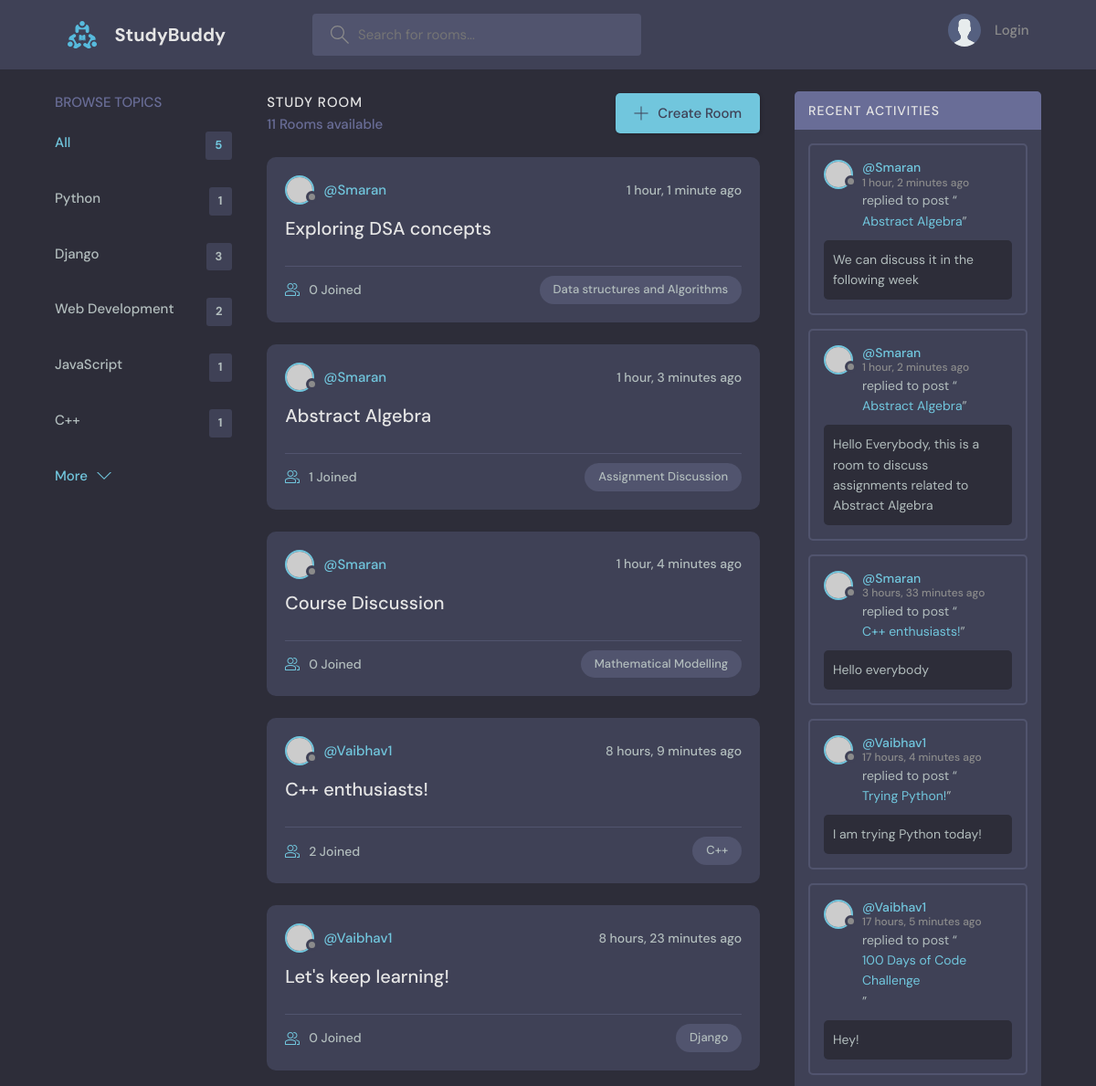
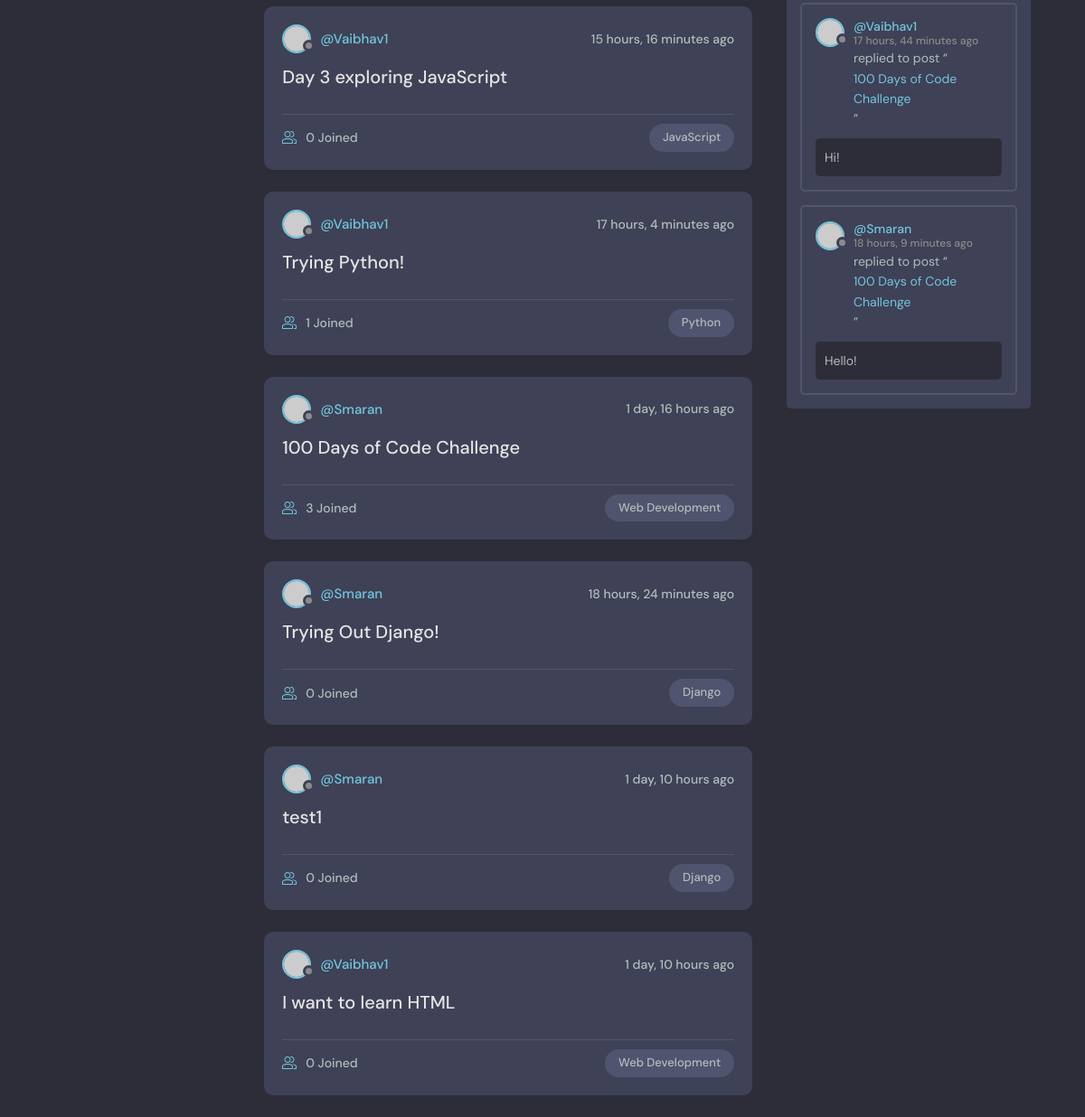
The page / on the database its author committed (2 pictures, top to bottom).
### base/models.py (models this page shows, shortened)
class Topic(models.Model):
    name = models.CharField(max_length=200)

class Room(models.Model):
    host  = models.ForeignKey(User, on_delete = models.SET_NULL, null=True)
    topic = models.ForeignKey(Topic, on_delete = models.SET_NULL, null=True)
    name = models.CharField(max_length=200)
    description = models.TextField(null = True, blank=True)
    participants = models.ManyToManyField(User, related_name='participants', blank=True)
    updated = models.DateTimeField(auto_now = True)
    created = models.DateTimeField(auto_now_add=True)
    class Meta:
        ordering = ['-updated', '-created']
    def __str__(self):
        return self.name

class Message(models.Model):
    user = models.ForeignKey(User, on_delete = CASCADE)
    room = models.ForeignKey(Room, on_delete = models.CASCADE)
    body = models.TextField()
    updated = models.DateTimeField(auto_now = True)
    created = models.DateTimeField(auto_now_add=True)
    class Meta:
        ordering = ['-updated', '-created']

### base/views.py (the view)
# urls.py: path('', views.home, name = 'home'),
def home(request):
    q = request.GET.get('q') if request.GET.get('q')!= None else ''
    rooms = Room.objects.filter(Q(topic__name__icontains=q) |
                                Q(name__icontains=q) |
                                Q(description__icontains=q)
                                )
    topics = Topic.objects.all()[0:5]
    room_count = rooms.count()
    room_messages = Message.objects.filter(Q(room__topic__name__icontains=q))
    context = {'rooms' : rooms, 'topics': topics, 'room_count': room_count, 'room_messages': room_messages}
    return render(request, 'base/home.html', context)

### base/templates/base/home.html (shortened to what this page needs)
{% extends 'main.html' %}
{% block content %}
  <main class="layout layout--3">
    <div class="container">
      {% include 'base/topics_component.html' %}
      <div class="roomList">
        <div class="roomList__header">
          <div>
            <h2>Study Room</h2>
            <p>{{room_count}} Rooms available</p>
          </div>
          <a class="btn btn--main" href="{% url 'create-room' %}">
            <svg version="1.1" xmlns="http://www.w3.org/2000/svg" width="32" height="32" viewBox="0 0 32 32">
              <title>add</title>
              <path
                d="M16.943 0.943h-1.885v14.115h-14.115v1.885h14.115v14.115h1.885v-14.115h14.115v-1.885h-14.115v-14.115z"
              ></path>
            </svg>
            Create Room
          </a>
        </div>
        {% include 'base/field_component.html' %}
      </div>
      {% include 'base/activity_component.html' %}
    </div>
  </main>
  {% endblock content %}

### base/templates/base/topics_component.html
    <div class="topics">
    <div class="topics__header">
      <h2>Browse Topics</h2>
    </div>
    <ul class="topics__list">
      <li>
        <a href="{% url 'home' %}" class="active">All <span>{{topics.count}}</span></a>
      </li>
      {% for topic in topics %}
      <li>
        <a href="{% url 'home' %}?q={{topic.name}}">{{topic.name}}<span>{{topic.room_set.all.count}}</span></a>
      </li>
      {% endfor %}
    </ul>
    <a class="btn btn--link" href="{% url 'topics' %}">
      More
      <svg version="1.1" xmlns="http://www.w3.org/2000/svg" width="32" height="32" viewBox="0 0 32 32">
        <title>chevron-down</title>
        <path d="M16 21l-13-13h-3l16 16 16-16h-3l-13 13z"></path>
      </svg>
    </a>
  </div>

### base/templates/base/field_component.html (shortened to what this page needs)
{% for room in rooms %}
<div class="roomListRoom">
    <div class="roomListRoom__header">
      <a href="{% url 'user-profile' room.host.id %}" class="roomListRoom__author">
        <div class="avatar avatar--small">
          <img src="https://randomuser.me/api/portraits/women/11.jpg" />
        </div>
        <span>@{{room.host.username}}</span>
      </a>
      <div class="roomListRoom__actions">
        <span>{{room.created|timesince}} ago</span>
      </div>
    </div>
    <div class="roomListRoom__content">
      <a href="{% url 'room' room.id %}">{{room.name}}</a>
    </div>
    <div class="roomListRoom__meta">
      <a href="{% url 'room' room.id %}" class="roomListRoom__joined">
        {{room.participants.all.count}} Joined
      </a>
      <p class="roomListRoom__topic">{{room.topic.name}}</p>
    </div>
  </div>
{% endfor %}

### base/templates/base/activity_component.html (shortened to what this page needs)
<div class="activities">
    <div class="activities__header">
      <h2>Recent Activities</h2>
    </div>
    {% for message in room_messages %}
    <div class="activities__box">
      <div class="activities__boxHeader roomListRoom__header">
        <a href="{% url 'user-profile' message.user.id %}" class="roomListRoom__author">
          <div class="avatar avatar--small">
            <img src="https://randomuser.me/api/portraits/women/11.jpg" />
          </div>
          <p>
            @{{message.user.username}}
            <span>{{message.created|timesince}} ago</span>
          </p>
        </a>
      </div>
      <div class="activities__boxContent">
        <p>replied to post “<a href="{% url 'room' message.room.id %}">{{message.room}}</a>”</p>
        <div class="activities__boxRoomContent">
          {{message.body}}
        </div>
      </div>
    </div>
    {% endfor %}
  </div>

### rows shown on the page
Topic: name "Python", room_set.all.count "1"
Topic: name "Django", room_set.all.count "3"
Topic: name "Web Development", room_set.all.count "2"
Topic: name "JavaScript", room_set.all.count "1"
Topic: name "C++", room_set.all.count "1"
Room: host.username "Smaran", created "1 hour, 1 minute", name "Exploring DSA concepts", participants.all.count "0", topic.name "Data structures and Algorithms"
Room: host.username "Smaran", created "1 hour, 3 minutes", name "Abstract Algebra", participants.all.count "1", topic.name "Assignment Discussion"
Room: host.username "Smaran", created "1 hour, 4 minutes", name "Course Discussion", participants.all.count "0", topic.name "Mathematical Modelling"
Room: host.username "Vaibhav1", created "8 hours, 9 minutes", name "C++ enthusiasts!", participants.all.count "2", topic.name "C++"
Room: host.username "Vaibhav1", created "8 hours, 23 minutes", name "Let's keep learning!", participants.all.count "0", topic.name "Django"
Room: host.username "Vaibhav1", created "15 hours, 16 minutes", name "Day 3 exploring JavaScript", participants.all.count "0", topic.name "JavaScript"
Room: host.username "Vaibhav1", created "17 hours, 4 minutes", name "Trying Python!", participants.all.count "1", topic.name "Python"
Room: host.username "Smaran", created "1 day, 16 hours", name "100 Days of Code Challenge", participants.all.count "3", topic.name "Web Development"
Room: host.username "Smaran", created "18 hours, 24 minutes", name "Trying Out Django!", participants.all.count "0", topic.name "Django"
Room: host.username "Smaran", created "1 day, 10 hours", name "test1", participants.all.count "0", topic.name "Django"
Room: host.username "Vaibhav1", created "1 day, 10 hours", name "I want to learn HTML", participants.all.count "0", topic.name "Web Development"
Message: user.username "Smaran", created "1 hour, 2 minutes", room "Abstract Algebra", body "We can discuss it in the following week"
Message: user.username "Smaran", created "1 hour, 2 minutes", room "Abstract Algebra", body "Hello Everybody, this is a room to discuss assignments related to Abstract Algebra"
Message: user.username "Smaran", created "3 hours, 33 minutes", room "C++ enthusiasts!", body "Hello everybody"
Message: user.username "Vaibhav1", created "17 hours, 4 minutes", room "Trying Python!", body "I am trying Python today!"
Message: user.username "Vaibhav1", created "17 hours, 5 minutes", room "100 Days of Code Challenge", body "Hey!"
Message: user.username "Vaibhav1", created "17 hours, 44 minutes", room "100 Days of Code Challenge", body "Hi!"
Message: user.username "Smaran", created "18 hours, 9 minutes", room "100 Days of Code Challenge", body "Hello!"

### other values the page prints
{{ topics.count }} "5"
{{ room_count }} "11"
